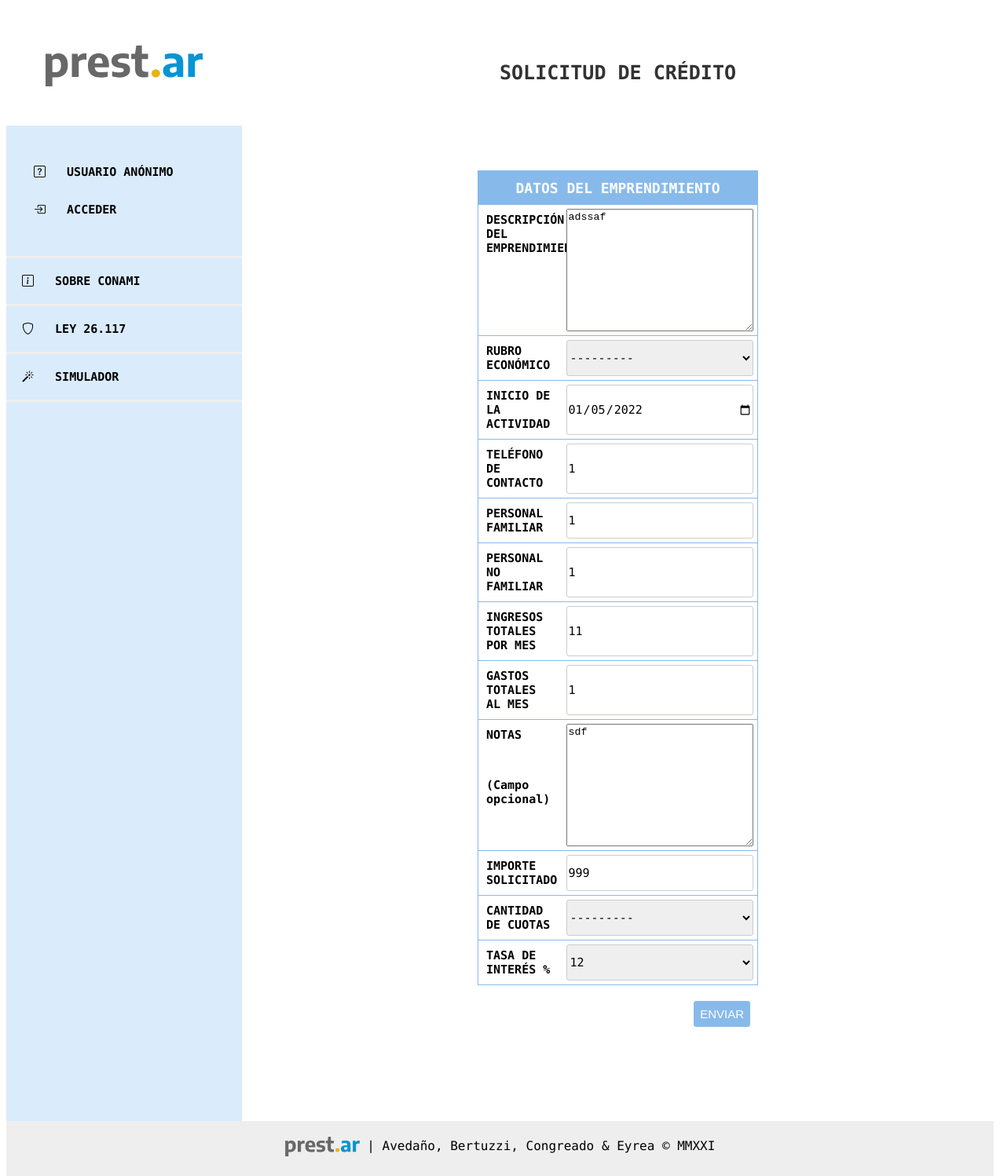
Screenshot of /solicitudes/2/edit/ with the database file from the repository.
### prestamos/models.py (models this page shows, shortened)
class Solicitud(models.Model):
    CUOTAS_LISTA = [
        ('1', '1'),
        ('3', '3'),
        ('6', '6'),
        ('9', '9'),
        ('12', '12'),
        ('18', '18'),
        ('24', '24'),
    ]
    RUBRO_LISTA = [
        ('Producción', 'Producción'),
        ('Comercialización', 'Comercialización'),
        ('Servicios', 'Servicios'),
    ]
    smvm = models.ForeignKey(
        SMVM, on_delete=models.CASCADE, null=True, default=1)
    author = models.ForeignKey(
        settings.AUTH_USER_MODEL, on_delete=models.CASCADE)
    emprendedor = models.ForeignKey(
        Emprendedor, on_delete=models.CASCADE, related_name='emprendedor')
    created_date = models.DateTimeField(
        default=timezone.now, null=True)
    descripcion_emp = models.TextField()
    rubro = models.CharField(max_length=200, choices=RUBRO_LISTA)
    inicio_actividad = models.DateField()
    domicilio_viv = models.ForeignKey(
        Domicilio, on_delete=models.CASCADE, related_name='domicilioviv', null=True)
    domicilio_emp = models.ForeignKey(
        Domicilio, on_delete=models.CASCADE, related_name='domicilioemp')
    datos_contacto = models.IntegerField(blank=True)
    personal_familiar = models.IntegerField()
    personal_nofamiliar = models.IntegerField()
    ingreso_emp_mes = models.IntegerField()
    gastos_emp = models.IntegerField()
    resultado_emp = models.IntegerField(null=True)
    ingresos_familiares_mes = models.IntegerField(null=True, blank=True)
    gastos_familiares_mes = models.IntegerField(null=True, blank=True)
    resultado_familiar = models.IntegerField(null=True)
    resultado_total = models.IntegerField(null=True)
    notas = models.TextField(blank=True)
    importe_solicitado = models.PositiveIntegerField()
    cant_cuotas = models.CharField(max_length=200, choices=CUOTAS_LISTA)
    tasa_id = models.ForeignKey(
        TasaInteres, on_delete=models.CASCADE, null=True, default=1)
    tasa_anual = models.PositiveIntegerField()
    destino1_texto = models.CharField(max_length=50, null=True)
    destino1_monto = models.IntegerField(null=True)
    destino2_texto = models.CharField(max_length=50, null=True)
    destino2_monto = models.IntegerField(null=True)
    destino3_texto = models.CharField(max_length=50, null=True)
    destino3_monto = models.IntegerField(null=True)
    cuota_final = models.DecimalField(
        decimal_places=2, max_digits=9, null=True)

### prestamos/views.py (the view)
def solicitud_edit(request, pk):
    solicitud = get_object_or_404(Solicitud, pk=pk)
    if request.method == "POST":
        form = SolicitudForm(request.POST, instance=solicitud)
        if form.is_valid():
            solicitud = form.save(commit=False)
            solicitud.save()
            return redirect('solicitud_detail', pk=solicitud.pk)
    else:
        form = SolicitudForm(instance=solicitud)
    return render(request, 'solicitudes/solicitud_edit.html', {'form': form})

### prestamos/forms.py
class SolicitudForm(forms.ModelForm):
    class Meta:
        model = Solicitud
        fields = ['descripcion_emp', 'rubro', 'inicio_actividad', 'datos_contacto', 'personal_familiar', 'personal_nofamiliar',
                  'ingreso_emp_mes', 'gastos_emp', 'notas', 'importe_solicitado', 'cant_cuotas', 'tasa_id']
        widgets = {
            'inicio_actividad': DateInput(),
        }

### prestamos/models.py (called while the page is built)
    def __str__(self):
        return '{}'.format(self.tasa)

### prestamos/templates/solicitudes/solicitud_edit.html (shortened to what this page needs)
{% extends 'base.html' %}
{% block content %}
<header>
	SOLICITUD DE CRÉDITO
</header>
<main>
    <form target="_self"  method="POST" class="simulacion-form">{% csrf_token %}
        <div class="texto" style="color:red; padding:30px">
        </div>
			<div class="caja">
     			<div class="grid-item titulo">DATOS DEL EMPRENDIMIENTO</div>
           <div class="grid-item texto">DESCRIPCIÓN DEL EMPRENDIMIENTO</div>
           <div class="grid-input" title="Completá con una breve descripción del emprendimiento de al menos 150 caracteres">{{ form.descripcion_emp }}</div>
           <div class="grid-item texto">RUBRO ECONÓMICO</div>
           <div class="grid-input"> {{ form.rubro }}</div>
           <div class="grid-item texto">INICIO DE LA ACTIVIDAD</div>
           <div class="grid-input" title="El emprendimiento debe tener una antigüedad mínima de 6 meses desde su comienzo"> {{ form.inicio_actividad }}</div>
           <div class="grid-item texto">TELÉFONO DE CONTACTO</div>
           <div class="grid-input" title="Puede ser el mismo que tu teléfono personal">{{ form.datos_contacto }}</div>
           <div class="grid-item texto">PERSONAL FAMILIAR</div>
           <div class="grid-input" title="Cantidad de familiares que trabajan en el emprendiemiento">{{ form.personal_familiar }}</div>
           <div class="grid-item texto">PERSONAL NO FAMILIAR</div>
           <div class="grid-input" title="Cantidad de personas NO familiares que trabajan en el emprendiemiento">{{ form.personal_nofamiliar }}</div>
           <div class="grid-item texto">INGRESOS TOTALES POR MES</div>
           <div class="grid-input" title="Monto aproximado de ganancia bruta mensual del emprendimiento">{{ form.ingreso_emp_mes }}</div>
           <div class="grid-item texto">GASTOS TOTALES AL MES</div>
           <div class="grid-input" title="Monto aproximado de gastos brutos mensuales del emprendimiento">{{ form.gastos_emp }}</div>
           <div class="grid-item texto">NOTAS<p>(Campo opcional)</p></div>
           <div class="grid-input" title="Completá con cualquier dato que creas importante aclarar">{{ form.notas }}</div>
           <div class="grid-item texto">IMPORTE SOLICITADO</div>
           <div class="grid-input" title="Monto total a solicitar">{{ form.importe_solicitado }}</div>
           <div class="grid-item texto">CANTIDAD DE CUOTAS</div>
           <div class="grid-input" title="¿En cuántos pagos vas a devolver el crédito?">{{ form.cant_cuotas }}</div>
           <div class="grid-item texto">TASA DE INTERÉS %</div>
           <div class="grid-input" title="TEA %">{{ form.tasa_id }}</div>
        </div>
		<button class="save btn btn-default">ENVIAR</button>
	</form>
</main>
{% endblock %}

### static/css/style.css (style rules this page uses)
html { height: 100%; }
body { min-height: 100%; font-family: "Encode Sans", sans-serif !important; display: grid; grid-template: "menu header" "menu main" "menu main" "footer footer" / 300px 1fr; }
header { grid-area: header; font-size: 25px; padding: 70px 70px 50px 70px; text-align: center; font-weight: 900; color: #333; }
main { grid-area: main; padding-bottom: 50px; padding-left: 300px; padding-right: 300px; }
.caja { margin-bottom: 20px; display: grid; grid-template-columns: 30% 70%; border: 1px solid #87baea; }
.grid-item { padding: 10px; border-top: 1px solid #87baea; display: grid; align-items: left; font-size: 15px; }
.grid-input { padding: 5px; border-top: 1px solid #87baea; display: grid; align-items: left; font-size: 15px; }
.titulo { text-align: center; font-size: 18px; font-weight: bold; color: white; background-color: #87baea; grid-column-start: 1; grid-column-end: 3; }
.texto { font-size: 15px; font-weight: bold; }
.save { float: right; margin-right: 10px; margin-bottom: 70px; border: 1px solid #87baea; background-color: #87baea; color: #fff; border-radius: 3px; padding: 7px; font-size: 15px; }
html, body { font-family: Arial, Helvetica, sans-serif; }
input, select { font-family: "Encode Sans", sans-serif; font-size: 15px; border: 1px solid #ccc; border-radius: 3px; }

### rows the page displays
Solicitud: descripcion_emp "adssaf", rubro "---------", inicio_actividad "01/05/2022", datos_contacto "1", personal_familiar "1", personal_nofamiliar "1", ingreso_emp_mes "11", gastos_emp "1", notas "sdf", importe_solicitado "999", cant_cuotas "---------", tasa_id "12"
